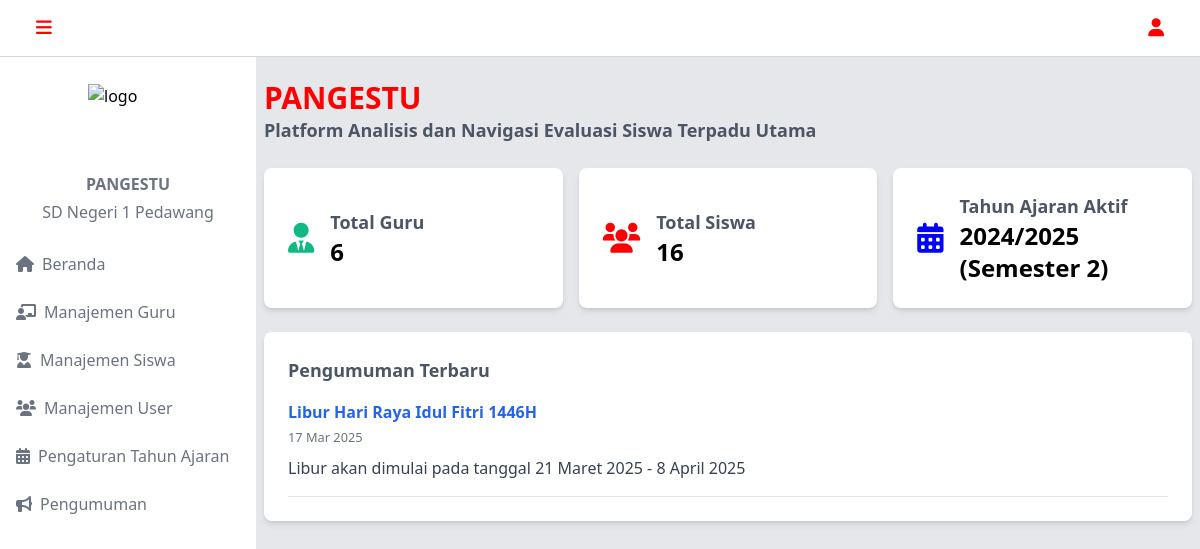
The page /app/layout/admin/index.php?pesan=login_berhasil (signed in) on the database its author committed.
### tables this page shows
CREATE TABLE `tahun_ajaran` (
  `id` int NOT NULL,
  `tahun` varchar(9) NOT NULL,
  `semester` enum('1','2') NOT NULL,
  `status` enum('aktif','nonaktif') NOT NULL DEFAULT 'nonaktif'
);

CREATE TABLE `pengumuman` (
  `id` int NOT NULL,
  `user_id` int NOT NULL,
  `judul` varchar(255) NOT NULL,
  `isi` text NOT NULL,
  `tanggal` timestamp NULL DEFAULT CURRENT_TIMESTAMP
);

### app/process/get-data/get-data-admin.php (called while the page is built, shortened)
<?php
$queryTotalSiswa = $conn->query("SELECT COUNT(*) AS total_siswa FROM siswa");
$total_siswa = $queryTotalSiswa->fetch_assoc()['total_siswa'] ?? 0;
$queryTotalGuru = $conn->query("SELECT COUNT(*) AS total_guru FROM user WHERE role = 'Guru'");
$total_guru = $queryTotalGuru->fetch_assoc()['total_guru'] ?? 0;
$queryTahunAjaranAktif = $conn->query("SELECT tahun, semester FROM tahun_ajaran WHERE status = 'aktif' LIMIT 1");
if ($queryTahunAjaranAktif->num_rows > 0) {
    $row = $queryTahunAjaranAktif->fetch_assoc();
    $tahun_ajaran_aktif = $row['tahun'] . " (Semester " . $row['semester'] . ")";
}
$queryPengumuman = $conn->query("SELECT judul, isi, tanggal FROM pengumuman ORDER BY tanggal DESC LIMIT 5");
$pengumuman_list = [];
while ($row = $queryPengumuman->fetch_assoc()) {
    $pengumuman_list[] = $row;
}
?>

### app/layout/admin/index.php (the view)
<?php
include '../../process/get-data/get-data-admin.php';
include '../header-admin.php';
?>
<body class="bg-gray-200 mt-20">
    <div class="lg:ml-64 lg:pl-2 mt-2 mb-2 mx-2 content">
        <h2 class="text-3xl font-bold text-gray-600 mb-6 text-center md:text-left">
            <span class="font-bold text-red-500">PANGESTU</span>
            <span class="text-gray-600 text-lg block">Platform Analisis dan Navigasi Evaluasi Siswa Terpadu Utama</span>
        </h2>
        <div class="grid grid-cols-1 md:grid-cols-2 lg:grid-cols-3 gap-4 mb-6">
            <div class="bg-white p-6 rounded-lg shadow-md flex items-center">
                <i class="fas fa-user-tie text-green-500 text-3xl mr-4"></i>
                <div>
                    <h3 class="text-gray-600 text-lg font-semibold">Total Guru</h3>
                    <p class="text-2xl font-bold"><?= htmlspecialchars($total_guru); ?></p>
                </div>
            </div>
            <div class="bg-white p-6 rounded-lg shadow-md flex items-center">
                <i class="fas fa-users text-red-500 text-3xl mr-4"></i>
                <div>
                    <h3 class="text-gray-600 text-lg font-semibold">Total Siswa</h3>
                    <p class="text-2xl font-bold"><?= htmlspecialchars($total_siswa); ?></p>
                </div>
            </div>
            <div class="bg-white p-6 rounded-lg shadow-md flex items-center">
                <i class="fas fa-calendar-alt text-blue-500 text-3xl mr-4"></i>
                <div>
                    <h3 class="text-gray-600 text-lg font-semibold">Tahun Ajaran Aktif</h3>
                    <p class="text-2xl font-bold"><?= htmlspecialchars($tahun_ajaran_aktif); ?></p>
                </div>
            </div>
        </div>
        <div class="bg-white p-6 rounded-lg shadow-md">
            <h3 class="text-lg font-semibold text-gray-600 mb-4">Pengumuman Terbaru</h3>
            <?php if (!empty($pengumuman_list)) : ?>
                <ul class="space-y-4">
                    <?php foreach ($pengumuman_list as $pengumuman) : ?>
                        <li class="border-b pb-4">
                            <strong class="text-blue-600"><?= htmlspecialchars($pengumuman['judul']); ?></strong>
                            <br>
                            <small class="text-gray-500"><?= date("d M Y", strtotime($pengumuman['tanggal'])); ?></small>
                            <p class="text-gray-700 mt-2"><?= nl2br(htmlspecialchars($pengumuman['isi'])); ?></p>
                        </li>
                    <?php endforeach; ?>
                </ul>
            <?php else : ?>
                <p class="text-gray-500">Tidak ada pengumuman terbaru.</p>
            <?php endif; ?>
        </div>
    </div>
</body>
<?php include '../footer-admin.php'; ?>

### public/assets/css/style.css (style rules this page uses)
.text-red-500 { color: red; }
.text-blue-500 { color: blue; }

### rows shown on the page
tahun_ajaran: tahun_ajaran_aktif "2024/2025 (Semester 2)"
pengumuman: judul "Libur Hari Raya Idul Fitri 1446H", tanggal "17 Mar 2025", isi "Libur akan dimulai pada tanggal 21 Maret 2025 - 8 April 2025"

### other values the page prints
$total_guru "6"
$total_siswa "16"
